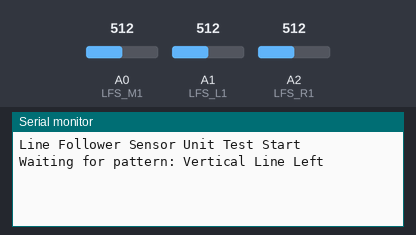
A sketch run on a simulated Arduino Uno, built with avr-gcc and run on an emulated ATmega328P. Parts: the last lines printed to the serial monitor. The test bench sets the inputs (shaded band); at power-on: A1 (LFS_L1) = 512, A0 (LFS_M1) = 512, A2 (LFS_R1) = 512.

Above: at 1.4 s.
1.5 s: A1 (LFS_L1) set to 887
3.0 s: A1 (LFS_L1) set to 910
At 4.3 s:
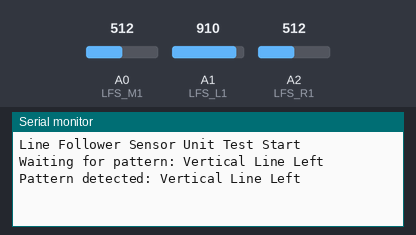
At 5.5 s:
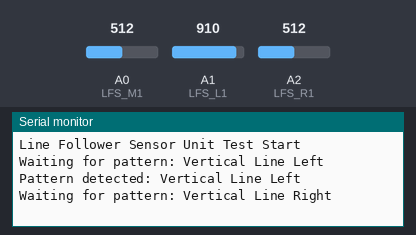

Measured:
- the behaviour switches between 900 and 901 on A1 (LFS_L1) (found by bisection; images 0 and 1)
- after the input at 3.0 s, the serial monitor: prints a new line after 0.50 s (image 1)

The sketch:

line_follower_test.ino
```cpp
// Line Follower Sensor #1 Pins (analog)
const int LFS_R1 = A2;   // Left sensor
const int LFS_M1 = A0;   // Middle sensor
const int LFS_L1 = A1;   // Right sensor

const int LINE_THRESHOLD = 900;

void readLineSensors(int &leftState1, int &middleState1, int &rightState1) {
    int leftVal1 = analogRead(LFS_L1);
    int middleVal1 = analogRead(LFS_M1);
    int rightVal1 = analogRead(LFS_R1);
    leftState1 = (leftVal1 > LINE_THRESHOLD) ? HIGH : LOW;
    middleState1 = (middleVal1 > LINE_THRESHOLD) ? HIGH : LOW;
    rightState1 = (rightVal1 > LINE_THRESHOLD) ? HIGH : LOW;
    //Serial.print("L:"); Serial.print(leftVal1);
    //Serial.print(" M:"); Serial.print(middleVal1);
    //Serial.print(" R:"); Serial.println(rightVal1);
    delay(500);
}

void waitForPattern(const char* patternName, bool (*patternCheck)(int,int,int)) {
    int l1, m1, r1;
    Serial.print("Waiting for pattern: "); Serial.println(patternName);
    while (true) {
        readLineSensors(l1, m1, r1);
        if (patternCheck(l1, m1, r1)) {
            Serial.print("Pattern detected: "); Serial.println(patternName);
            delay(1000);
            break;
        }
        delay(100);
    }
}

// Pattern checks
bool verticalLeft(int l1, int m1, int r1) {
    // Left sensor HIGH, others LOW
    return (l1 == HIGH && m1 == LOW && r1 == LOW);
}
bool verticalRight(int l1, int m1, int r1) {
    // Right sensor HIGH, others LOW
    return (r1 == HIGH && l1 == LOW && m1 == LOW);
}
bool horizontalFront(int l1, int m1, int r1) {
    // Middle sensor HIGH, others LOW
    return (m1 == HIGH && l1 == HIGH && r1 == HIGH);
}
bool angle45(int l1, int m1, int r1) {
    // Left and middle sensors HIGH, right LOW (simulate 45°)
    return (l1 == HIGH && m1 == LOW && r1 == HIGH);
}
bool intersectTopRight(int l1, int m1, int r1) {
    // Middle and right sensors HIGH (simulate top right corner)
    return (m1 == HIGH && r1 == HIGH);
}
bool intersectTopLeft(int l1, int m1, int r1) {
    // Middle and left sensors HIGH (simulate top left corner)
    return (m1 == HIGH && l1 == HIGH);
}

void setup() {
    Serial.begin(115200);
    Serial.println("Line Follower Sensor Unit Test Start");
    waitForPattern("Vertical Line Left", verticalLeft);
    waitForPattern("Vertical Line Right", verticalRight);
    waitForPattern("Horizontal Line Front", horizontalFront);
    waitForPattern("45 Degree Line", angle45);
    waitForPattern("Intersect Top Right", intersectTopRight);
    waitForPattern("Intersect Top Left", intersectTopLeft);
    Serial.println("Line Follower Sensor Unit Test Complete");
}

void loop() {
}
```
